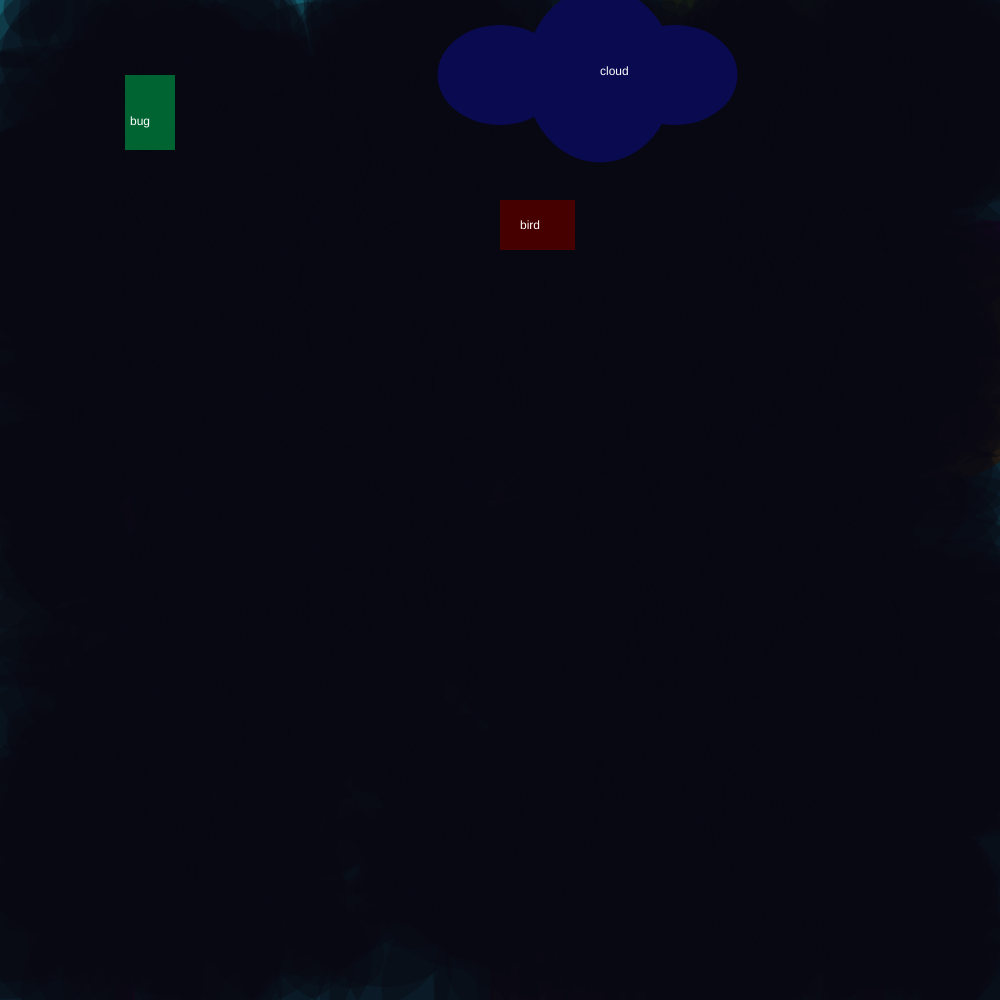
Frame 1 (no input)
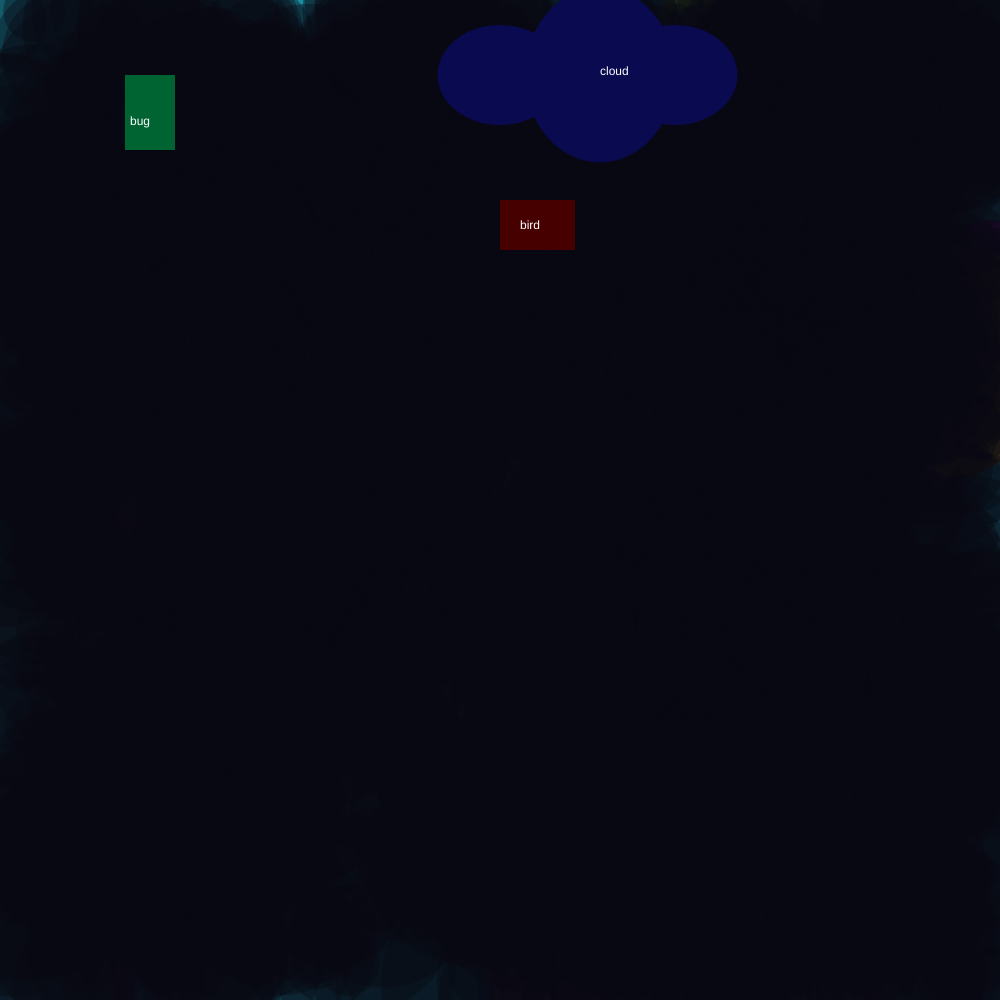
Frame 60 (no input)
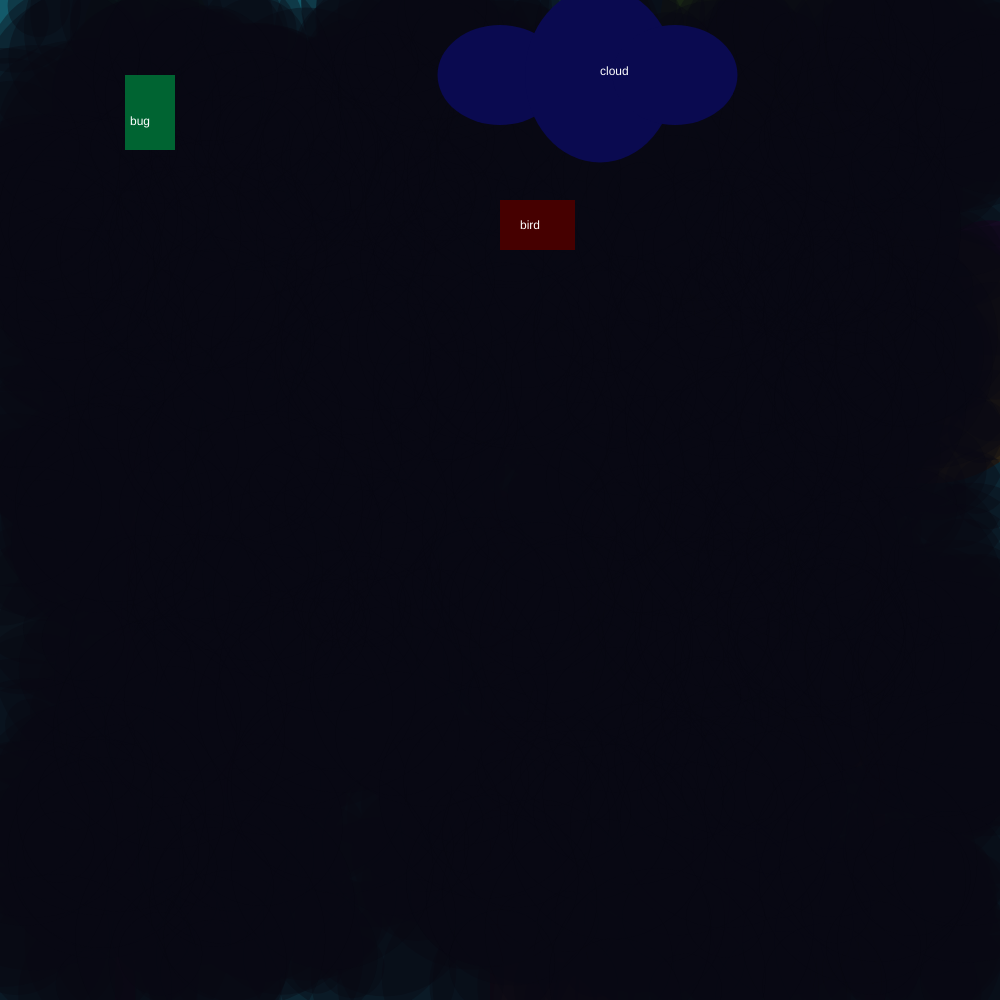
Frame 120 (the mouse pressed at the canvas centre since frame 60)

The p5.js sketch that drew these frames (run headless with seeded random() and noise() and a simulated clock; from frame 60 on, the mouse is pressed at the canvas centre):

// p5.js sketch
// ── sketch.js
// Petal Slider Sketch
// by Raaziq Masud and August Luhrs
// heavy help from Dan Shiffman's code videos:
// https://www.youtube.com/watch?v=fBqaA7zRO58&index=26&list=PLRqwX-V7Uu6Zy51Q-x9tMWIv9cueOFTFA
// https://github.com/CodingTrain/website/blob/master/Tutorials/P5JS/p5.js/07/7.3_p5js_Arrays_of_Objects/sketch.js

let r;
let g;
let b;

let colors = [];
let petals = [];
let centers = [];
let bubbles = [];

let win = false;

//sliders
let bugX;
let bugY;
let bugW;
let bugH;
let birdX;
let birdY;
let birdW;
let birdH;
let cloudX1;
let cloudY1;
let cloudW1;
let cloudH1;
let cloudX2;
let cloudY2;
let cloudW2;
let cloudH2;
let cloudX3;
let cloudY3;
let cloudW3;
let cloudH3;





function setup() {

  if (windowWidth <= windowHeight) {
    createCanvas(windowWidth, windowWidth);
  } else {
    createCanvas(windowHeight, windowHeight);
  }
  //color setting
  r = random(255, 255, 0)
  g = random(11, 150)
  b = random(151, 255)
  colors[0] = random(200, 255);
  colors[1] = random(50, 150);
  colors[2] = random(25, 50);
  colors[3] = random(100, 200);
  colors[4] = random(150, 230);

  //slider start positions
  bugX = width / 8;
  bugY = height * 0.075;
  bugW = width / 20;
  bugL = height * 0.075;
  birdX = width / 2;
  birdY = height / 5;
  birdW = width * 0.075;
  birdL = height / 20;
  cloudX1 = width / 2;
  cloudY1 = height * 0.075;
  cloudW1 = width / 8;
  cloudH1 = height / 10;
  cloudX2 = width * 0.6;
  cloudY2 = height * 0.075;
  cloudW2 = width * 0.15;
  cloudH2 = height * 0.175;
  cloudX3 = width * 0.675;
  cloudY3 = height * 0.075;
  cloudW3 = width / 8;
  cloudH3 = height / 10;

  //x, y of petals, left, middle, right
  let petalData = [width / 8, (3 * height / 8), //circle 1L topmiddle
    width * 0.225, (2 * height * 0.225), //circle 2L topleft
    width / 40, (2 * height * 0.225), //circle 3L topright
    width / 8, height * 0.625, //circle 4L bottommiddle
    width * 0.225, height * 0.55, //circle 5L bottomright
    width / 40, height * 0.55, //circle 6L bottomleft
    width / 2, (3 * height / 8), //circle 1M topmiddle
    width * 0.6, height * 0.45, //circle 2M topleft
    width * 0.4, height * 0.45, //circle 3M topright
    width / 2, height * 0.625, //circle 4M bottommiddle
    width * 0.6, height * 0.55, //circle 5M bottomright
    width * 0.4, height * 0.55, //circle 6M bottomleft
    width * 0.875, (3 * height / 8), //circle 1R topmiddle
    width * 0.975, height * 0.45, //circle 2R topleft
    width * 0.775, height * 0.45, //circle 3R topright
    width * 0.875, height * 0.625, //circle 4R bottommiddle
    width * 0.975, height * 0.55, //circle 5R bottomright
    width * 0.775, height * 0.55, //circle 6R bottomleft
  ];

  //x, y of centers
  let centerData = [width / 8, height / 2, //left
    width / 2, height / 2, //middle
    width * 0.875, height / 2 //right
  ];

  //petal objects
  for (let i = 0; i < 18; i++) {
    var iX = i * 2;
    var iY = i * 2 + 1;
    let p = new Petal(random(width), random(height),
      random(colors), random(colors), random(colors),
      petalData[iX], petalData[iY]);
    petals.push(p);
  }
  //center objects
  for (let i = 0; i < 3; i++) {
    var iX = i * 2;
    var iY = i * 2 + 1;
    let c = new Center(random(width), random(height),
      random(colors), random(colors), random(colors),
      centerData[iX], centerData[iY]);
    centers.push(c);
  }
  for (let i = 0; i < width; i++) {
    let x = random(width);
    let y = random(height);
    let r = random(width / 40, width / 8);
    let a = 100;
    let b = new Bubble(x, y, r, a);
    bubbles.push(b);
  }
}

function draw() {
  if (win){
    background(200, 1);
    textSize(30);
    fill(255);
    text("you win!!", width/2, height/2);
  }
  else{
    background(g, b, r);
    //left stem
    strokeWeight(20)
    stroke(b, g, r)
    line(width / 8, height * 0.375, width / 8, height)
    //middle stem
    stroke(r, g, g)
    line(width / 2, height / 2, width / 2, height)
    //right stem
    stroke(b, g, g)
    line(width * 0.875, height * 0.375, width * 0.875, height)
    strokeWeight(1);
    //update petals
    for (let petal of petals) {
      petal.show();
    }
    //update centers
    for (let center of centers) {
      center.show();
    }
    //update haze
    for (let bubble of bubbles) {
      bubble.move();
      bubble.show();
    }
    //sliders last so they show through the chaos
    fill(0, 100, 50);
    rect(bugX, bugY, bugW, bugL);
    fill(255,255,255);
    text("bug", bugX + width/200, bugY + width/20);
    fill(70, 0, 0);
    rect(birdX, birdY, birdW, birdL);
    fill(255,255,255);
    text("bird", birdX + width/50, birdY + width/35);
    fill(10, 10, 80);
    ellipse(cloudX1, cloudY1, cloudW1, cloudH1);
    ellipse(cloudX2, cloudY2, cloudW2, cloudH2);
    ellipse(cloudX3, cloudY3, cloudW3, cloudH3);
    fill(255,255,255);
    text("cloud", cloudX2, cloudY2);
    noFill(); //???

    if ((bubbles[0].a < 10)&&
        ((petals[0].x <= petals[0].endX+1)&&(petals[0].x >= petals[0].endX-1))
        && ((petals[0].y <= petals[0].endY+2)&&(petals[0].y >= petals[0].endY-2))){
      win = true;
    }
    //debug
    // console.log(petals[2]);
    // console.log(centers[2]);
  }
  //console.log(win);
}

function mouseDragged() { //would it be worth it to use dist()?
  if ((mouseX >= bugX - bugW && mouseX <= bugX + bugW) &&
    (mouseY >= bugY - bugL && mouseY <= bugY + bugL)) {
    //bugY = map(mouseY, height, 0, 200, 0);
    bugY = constrain(mouseY, 0, height);
    /*if (bugY > height ){
    bugY = height - 30;
    }
    else {
    	 
      bugY = map(mouseY, 0, height, 0, height - 30);
    }*/
    for (let petal of petals) {
      petal.move();
    }
    for (let center of centers) {
      center.move();
    }
    //petals.this.x = mouseX; how to make this work?
  } else if ((mouseX >= birdX - birdW && mouseX <= birdX + birdW) &&
    (mouseY >= birdY - birdL && mouseY <= birdY + birdL)) {
    birdX = constrain(mouseX, 0, width);
    for (let petal of petals) {
      petal.move();
    }
    for (let center of centers) {
      center.move();
    }
  } else if ((mouseX >= cloudX1 - cloudW1 && mouseX <= cloudX3 + cloudW3) &&
    (mouseY >= cloudY2 - cloudH2 && mouseY <= cloudY2 + cloudH2)) {
    cloudX1 = mouseX - width / 10;
    cloudX2 = mouseX;
    cloudX3 = mouseX + (3 * width / 40);
    for (let bubble of bubbles) {
      bubble.a = map(mouseX, 0, width, 0, 100);
    }
  }
  //how to make this not choppy? oh! get rid of console.log
  //how to make upper and lower bounds of bug?
  //how to prevent objects from jumping around as soon as 
  //button is pressed?
  //other sliders: sun (changes position of other sliders)
}

class Petal {
  constructor(_x, _y, _cR, _cG, _cB, _eX, _eY) {
    this.x = _x;
    this.startX = _x;
    this.y = _y;
    this.startY = _y;
    this.cR = _cR;
    this.cG = _cG;
    this.cB = _cB;
    this.endX = _eX;
    this.endY = _eY;
  }
  show() {
    noStroke();
    fill(this.cR, this.cG, this.cB);
    ellipse(this.x, this.y, width / 8);
  }
  move() {
    this.x = map(birdX, width / 4, width, this.endX, this.startX);
    this.y = map(bugY, (3 * height / 4), 0, this.endY, this.startY);
  }
}

class Center {
  constructor(_x, _y, _cR, _cG, _cB, _eX, _eY) {
    this.x = _x;
    this.startX = _x;
    this.y = _y;
    this.startY = _y;
    this.cR = _cR;
    this.cG = _cG;
    this.cB = _cB;
    this.endX = _eX;
    this.endY = _eY;
  }
  show() {
    noStroke();
    fill(this.cR, this.cG, this.cB);
    ellipse(this.x, this.y, width / 4);
  }
  move() {
    this.x = map(birdX, width / 4, width, this.endX, this.startX);
    this.y = map(bugY, (3 * height / 4), 0, this.endY, this.startY);
  }
}

class Bubble {
  constructor(_x, _y, _r, _a) {
    this.x = _x;
    this.y = _y;
    this.r = _r;
    this.a = _a;
  }

  move() {
    this.x = this.x + random(-1, 1);
    this.y = this.y + random(-1, 1);
  }

  show() {
    noStroke();
    fill(10, 10, 20, this.a);
    ellipse(this.x, this.y, this.r * 2);
  }
}
